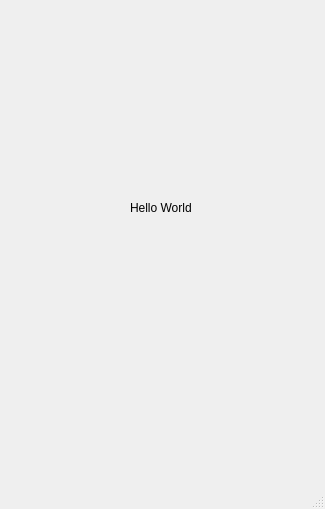
<?xml version="1.0" encoding="UTF-8"?>
<ui version="4.0">
 <class>MainWindow</class>
 <widget class="QMainWindow" name="MainWindow">
  <property name="geometry">
   <rect>
    <x>0</x>
    <y>0</y>
    <width>325</width>
    <height>509</height>
   </rect>
  </property>
  <property name="windowTitle">
   <string>MainWindow</string>
  </property>
  <widget class="QWidget" name="centralwidget">
   <widget class="QLabel" name="label">
    <property name="geometry">
     <rect>
      <x>130</x>
      <y>200</y>
      <width>61</width>
      <height>16</height>
     </rect>
    </property>
    <property name="text">
     <string>Hello World!</string>
    </property>
   </widget>
  </widget>
  <widget class="QMenuBar" name="menubar">
   <property name="geometry">
    <rect>
     <x>0</x>
     <y>0</y>
     <width>325</width>
     <height>21</height>
    </rect>
   </property>
  </widget>
  <widget class="QStatusBar" name="statusbar"/>
 </widget>
 <resources/>
 <connections/>
</ui>
